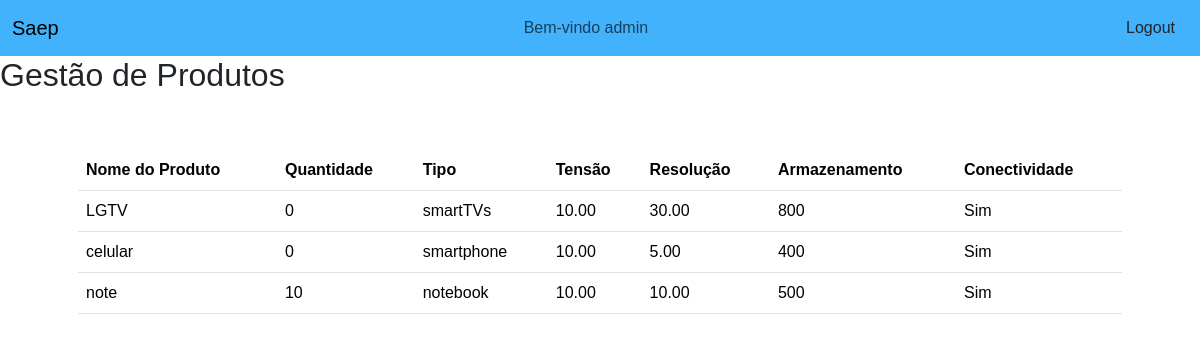
Page /gestao_estoque (signed in) on the committed database.
### estoque/models.py (models this page shows, shortened)
class Equipamentos(models.Model):
    unique_id = models.AutoField(primary_key=True)
    nome = models.CharField(max_length=50, null=False, blank=False)
    tipo = models.ForeignKey('Tipos', on_delete=models.CASCADE)
    tensao = models.DecimalField(max_digits=10, null=False, blank=False, decimal_places=2)
    peso_u = models.DecimalField(max_digits=10, null=False, blank=False, decimal_places=2)
    altura_u = models.DecimalField(max_digits=10, null=False, blank=False, decimal_places=2)
    largura_u = models.DecimalField(max_digits=10, null=False, blank=False, decimal_places=2)
    profundidade_u = models.DecimalField(max_digits=10, decimal_places=2, null=False, blank=False)
    resolucao = models.DecimalField(max_digits=10, decimal_places=2, null=True, blank=True)
    armazenamento = models.IntegerField(null=True, blank=True)
    conectividade = models.BooleanField(default=False)

class Tipos(models.Model):
    unique_id = models.AutoField(primary_key=True)
    nome = models.CharField(max_length=50, null=False, blank=False)
    def __str__(self):
        return self.nome

### estoque/views.py (the view)
# urls.py: path("gestao_estoque", views.gestao_estoque, name="gestao-estoque"),
@login_required
def gestao_estoque(request):
    produtos = Equipamentos.objects.all().order_by('nome')
    entradas_qs = Movimentacoes.objects.filter(
        tipo_operacao__iexact='entrada'
    ).values('equipamento').annotate(
        soma_entradas=Sum('quantidade')
    )
    saidas_qs = Movimentacoes.objects.filter(
        tipo_operacao__iexact='saida'
    ).values('equipamento').annotate(
        soma_saidas=Sum('quantidade')
    )
    entradas_dict = {item['equipamento']: item['soma_entradas'] for item in entradas_qs}
    saidas_dict = {item['equipamento']: item['soma_saidas'] for item in saidas_qs}
    for produto in produtos:
        produto.total_entradas = entradas_dict.get(produto.pk, 0)
        produto.total_saidas = saidas_dict.get(produto.pk, 0)
        produto.saldo_atual = produto.total_entradas - produto.total_saidas
    context = {
        "produtos": produtos,
    }
    return render(request, 'estoque/gestaoProdutos.html', context)

### estoque/templates/estoque/gestaoProdutos.html (shortened to what this page needs)
{% extends "base.html" %}
{% load static %}
{% block content %}
<h2>Gestão de Produtos</h2>
<div class="container p-5">
    <table class="table">
    <thead>
        <th>Nome do Produto</th>
        <th>Quantidade</th>
        <th>Tipo</th>
        <th>Tensão</th>
        <th>Resolução</th>
        <th>Armazenamento</th>
        <th>Conectividade</th>
    </thead>
    <tbody>
        {% for produto in produtos %}
        <tr>
            <td>{{ produto.nome }}</td>
            <td>{{ produto.saldo_atual }}</td>
            <td>{{ produto.tipo }}</td>
            <td>{{ produto.tensao }}</td>
            <td>{{ produto.resolucao }}</td>
            <td>{{ produto.armazenamento }}</td>
            <td>
                {% if produto.conectividade %}
                    Sim
                {% else %}
                    não
                {% endif %}
            </td>
        </tr>
        {% endfor %}
    </tbody>
</div>
{% endblock %}

### saep_simulado_estoque/templates/base.html (shortened to what this page needs)
<!DOCTYPE html>
<html lang="en">
<head>
    {% load static %}
    <link href="https://cdn.jsdelivr.net/npm/bootstrap@5.3.8/dist/css/bootstrap.min.css" rel="stylesheet">
    <link rel="stylesheet" href="{% static 'css/styles.css' %}">
</head>
<body>
    {% include 'partials/navbar.html' %}
    <main class="min-vh-100">
        {% block content %}
        {% endblock %}
    </main>
</body>
</html>

### saep_simulado_estoque/templates/partials/navbar.html (shortened to what this page needs)
{% load static %}
<nav class="navbar">
    <div class="container-fluid">
        <a class="navbar-brand" href="{% url 'pagina-inicial' %}">Saep</a>
        {% if user.is_authenticated %}
        <span class="navbar-text me-3">
            Bem-vindo {{ user.username }}
        </span>
        <form action="{% url 'logout' %}" method="post">
            <button type="submit" class="btn">Logout</button>
        </form>
        {% endif %}
    </div>
</nav>

### saep_simulado_estoque/static/css/styles.css (style rules this page uses)
html, body { height: 100%; margin: 0; font-family: Arial, sans-serif; }
nav { background-color: #43b2fc; padding: 10px; color: white; }

### rows in the picture
Equipamentos: nome "LGTV", saldo_atual "0", tipo "smartTVs", tensao "10.00", resolucao "30.00", armazenamento "800", conectividade "Sim"
Equipamentos: nome "celular", saldo_atual "0", tipo "smartphone", tensao "10.00", resolucao "5.00", armazenamento "400", conectividade "Sim"
Equipamentos: nome "note", saldo_atual "10", tipo "notebook", tensao "10.00", resolucao "10.00", armazenamento "500", conectividade "Sim"

### other values in the picture
{{ user.username }} "admin"
